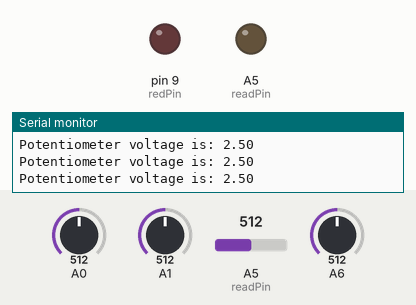
Recording of a sketch running on a simulated Arduino Uno, built with avr-gcc and run on an emulated ATmega328P. Shown: output pins drawn as LEDs (lit = HIGH), the last lines printed to the serial monitor. Dashed ring = blinking. The inputs (shaded band) are chosen by the test bench; at power-on: A0 = 512, A6 = 512, A1 = 512, A5 (readPin) = 512.

Above: at 1.3 s.
1.4 s: A0 set to 811
2.9 s: A0 set to 835
At 3.9 s:
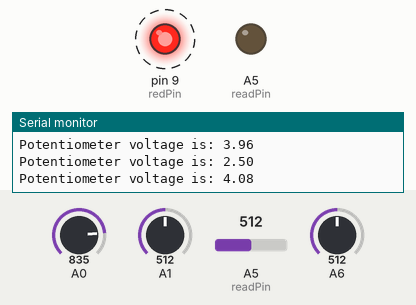
5.9 s: A0 set to 716
At 6.3 s:
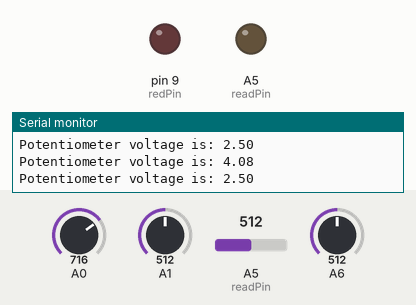
7.5 s: A6 set to 1023
At 9.3 s:
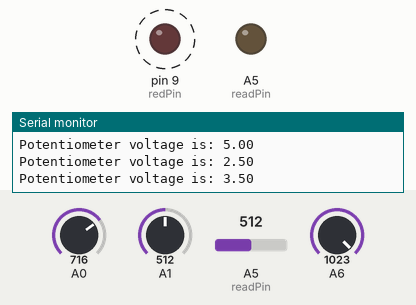
10.5 s: A6 set to 900
At 11.6 s:
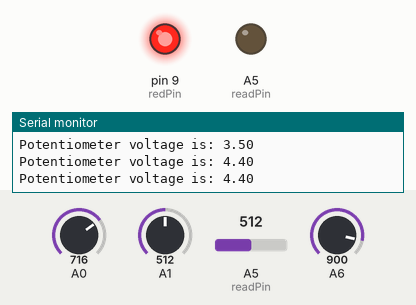
Timing chart, 0 to 13.5 s (numbered marks = the images above; inputs shaded):
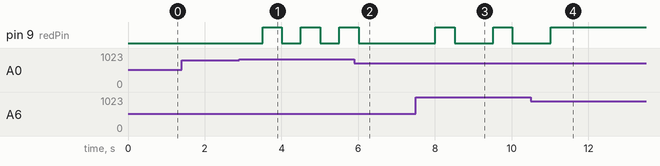

Measured:
- the behaviour switches between 818 and 819 on A0 (found by bisection; images 0 and 1)
- after the input at 2.9 s, pin 9 (redPin): alternates HIGH for 0.50 s and LOW for 0.50 s, starting after 0.61 s
- after the input at 5.9 s, pin 9 (redPin): goes on until 6.0 s, then stays LOW
- after the input at 7.5 s, pin 9 (redPin): alternates HIGH for 0.50 s and LOW for 1.0 s, starting after 0.51 s
- after the input at 10.5 s, pin 9 (redPin): goes on until 11.0 s, then stays HIGH

The sketch:

arduino_if_else.ino
```cpp
float v2 = 0;
int readVal;
int dt = 500;
int redPin = 9;
int readPin = A5;

void setup() {
  // put your setup code here, to run once:
  pinMode(readPin, "INPUT");
  pinMode(redPin, "OUTPUT");
  Serial.begin(9600); // Baud Rate
}

void loop() {
  readVal = analogRead(readVal);
  v2 = (5./1023.)*readVal;
  Serial.print("Potentiometer voltage is: ");
  Serial.println(v2);
  if(v2 > 4.0) {
    digitalWrite(redPin, HIGH);
  }
  if(v2 < 4.0) {
    digitalWrite(redPin, LOW);
  }
  delay(dt);
}
```
